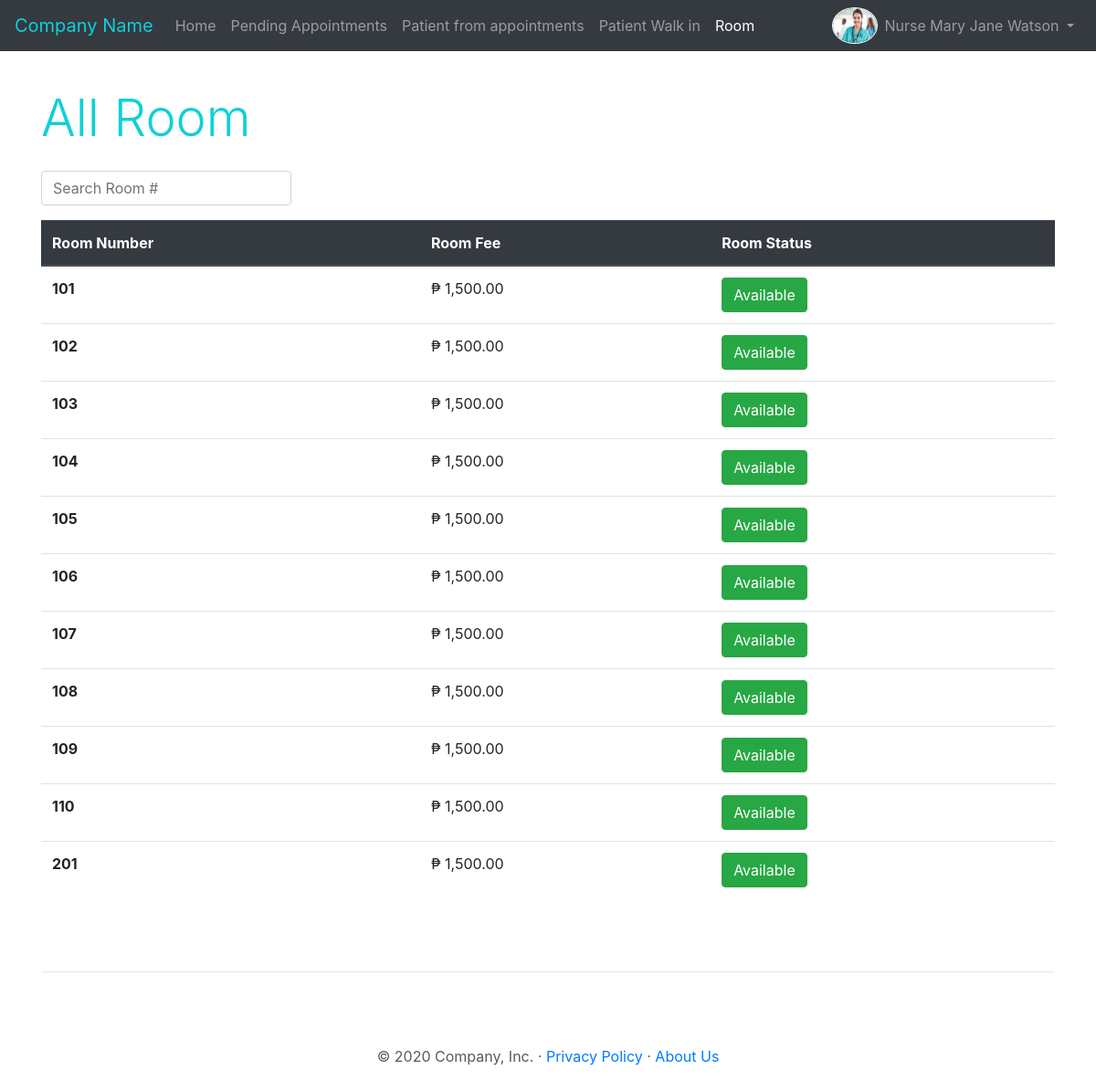
/nurse/room.php (signed in), run on an earlier commit of the app's database.
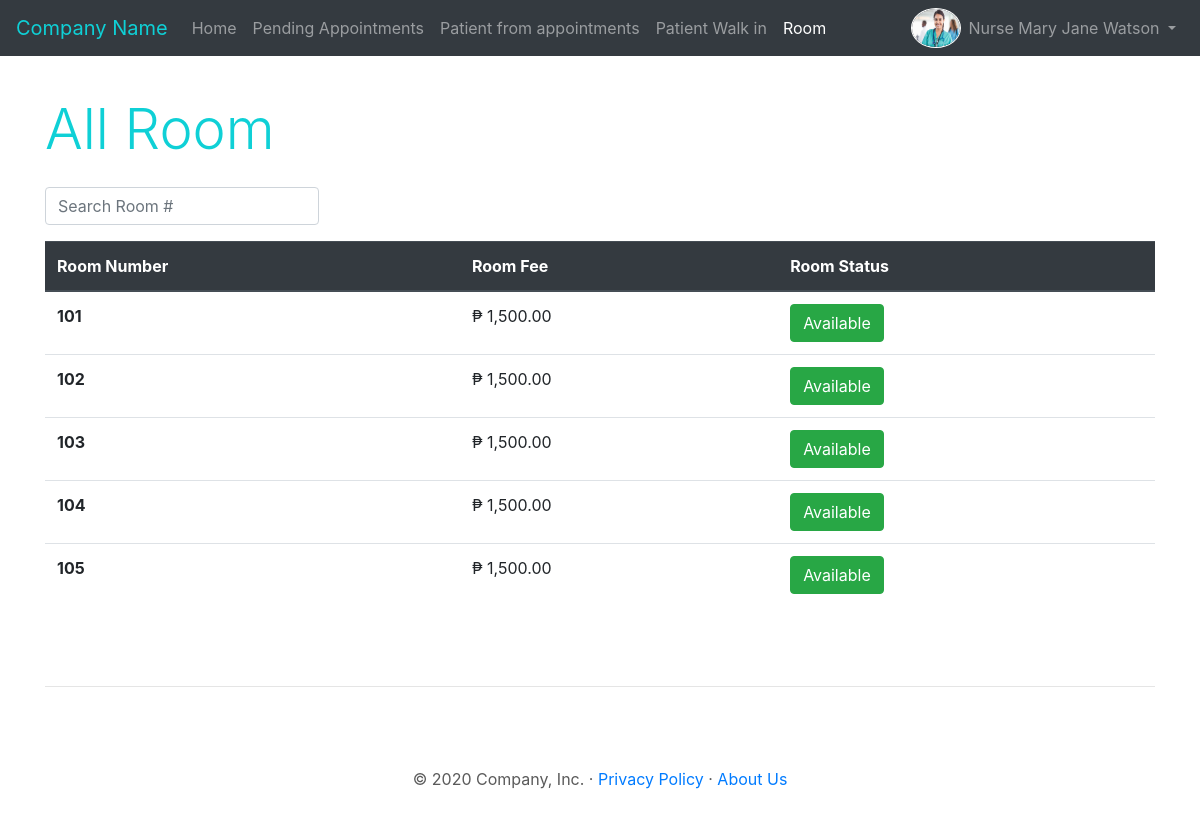
And on a later commit of the database.
### tables this page shows
CREATE TABLE rooms(
`room_id` int(11) NOT NULL AUTO_INCREMENT,
`room_number` int(11) NOT NULL,
`room_fee` int(11) NOT NULL,
`room_status` varchar(100) NOT NULL DEFAULT 'available',
PRIMARY KEY(`room_id`)
);

### nurse/room.php (the view, shortened to what this page needs)
<?php
require_once '../connect.php';
?>
<!doctype html>
<html lang="en">
<head>
    <link rel="stylesheet" href="https://cdn.jsdelivr.net/npm/bootstrap@4.5.3/dist/css/bootstrap.min.css">
    <link rel="stylesheet" href="../css/main.css" />
</head>
<body>
    <header>
        <nav class="navbar navbar-expand-md navbar-dark fixed-top bg-dark">
            <a class="navbar-brand " i id="primaryColor" href="dashboard.php">Company Name</a>
            <div class="collapse navbar-collapse" id="navbarCollapse">
                <ul class="navbar-nav mr-auto">
                    <li class="nav-item">
                        <a class="nav-link" href="dashboard.php">Home <span class="sr-only">(current)</span></a>
                    </li>
                    <li class="nav-item">
                        <a class="nav-link" href="appointmentPending.php">Pending Appointments</a>
                    </li>
                    <li class="nav-item">
                        <a class="nav-link" href="patient.php">Patient from appointments</a>
                    </li>
                    <li class="nav-item">
                        <a class="nav-link" href="patientWalkIn.php">Patient Walk in</a>
                    </li>
                    <li class="nav-item active">
                        <a class="nav-link" href="room.php">Room</a>
                    </li>
                </ul>
                <ul class="navbar-nav ml-auto">
                    <img src="../upload/nurse_profile_img/<?= $_SESSION['nProfileImg']; ?>" width="50" style="border:1px solid #fff; border-radius: 50%;" alt="">
                    <li class="nav-item dropdown">
                        <a class="nav-link dropdown-toggle" href="#" id="navbarDropdown" role="button" data-toggle="dropdown" aria-haspopup="true" aria-expanded="false">
                            Nurse&nbsp;<?= $_SESSION['nName']; ?>
                        </a>
                    </li>
                </ul>
            </div>
        </nav>
    </header>
    <main role="main">
        <div class="container">
            <h3 class="display-4 mt-5 my-4" id="primaryColor">All Room</h3>
            <div class="row">
                <div class="col">
                    <form class="form-inline">
                        <input class="form-control mb-3" id="searchRoom" type="number" autocomplete="off" placeholder="Search Room #" aria-label="Search">
                    </form>
                </div>
            </div>
            <table class="table table-hover" id="table-data">
                <thead class="thead-dark">
                    <tr>
                        <th scope="col">Room Number</th>
                        <th scope="col">Room Fee</th>
                        <th scope="col">Room Status</th>
                    </tr>
                </thead>
                <tbody>
                    <?php
                    $sql = "SELECT * FROM rooms";
                    $stmt = $con->prepare($sql);
                    $stmt->execute();
                    while ($rooms = $stmt->fetch(PDO::FETCH_ASSOC)) :
                    ?>
                        <tr>
                            <th scope="row"><?= $rooms['room_number'] ?></th>
                            <td>₱ <?= number_format($rooms['room_fee'], 2) ?></td>
                            <td>
                                <?php
                                if ($rooms['room_status'] == "available") {
                                ?>
                                    <form action="addPatient.php" method="post">
                                        <input type="submit" class="btn btn-success" value="Available" name="availableRoom">
                                    </form>
                                <?php
                                }
                                ?>
                            </td>
                        </tr>
                    <?php endwhile; ?>
                </tbody>
            </table>
            <hr class="featurette-divider">
            <footer class="text-center">
                <p>&copy; <?= date("Y") ?> Company, Inc. &middot; <a href="privacyPolicy.php">Privacy Policy</a> &middot; <a href="aboutUs.php">About Us</a></p>
            </footer>
        </div>
    </main>
</body>
</html>

### css/main.css (style rules this page uses)
body { padding-top: 3rem; padding-bottom: 3rem; color: #5a5a5a; }
.featurette-divider { margin: 5rem 0; }
#primaryColor { color: rgb(15, 208, 214); }

What changed in the data, as far as the page shows it:
removed rooms: room_number "106", room_fee "1,500.00"
removed rooms: room_number "107", room_fee "1,500.00"
removed rooms: room_number "108", room_fee "1,500.00"
removed rooms: room_number "109", room_fee "1,500.00"
removed rooms: room_number "110", room_fee "1,500.00"
removed rooms: room_number "201", room_fee "1,500.00"
